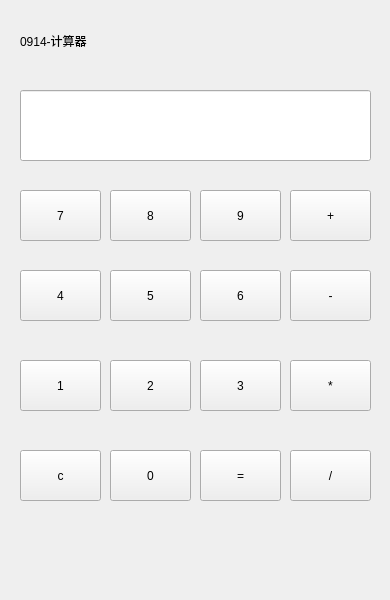
<?xml version="1.0" encoding="UTF-8"?>
<ui version="4.0">
 <class>Widget</class>
 <widget class="QWidget" name="Widget">
  <property name="geometry">
   <rect>
    <x>0</x>
    <y>0</y>
    <width>390</width>
    <height>600</height>
   </rect>
  </property>
  <property name="windowTitle">
   <string>Widget</string>
  </property>
  <widget class="QLineEdit" name="lineEdit_display">
   <property name="geometry">
    <rect>
     <x>20</x>
     <y>90</y>
     <width>351</width>
     <height>71</height>
    </rect>
   </property>
   <property name="readOnly">
    <bool>true</bool>
   </property>
  </widget>
  <widget class="QPushButton" name="pushButton_7">
   <property name="geometry">
    <rect>
     <x>20</x>
     <y>190</y>
     <width>81</width>
     <height>51</height>
    </rect>
   </property>
   <property name="text">
    <string>7</string>
   </property>
  </widget>
  <widget class="QPushButton" name="pushButton_8">
   <property name="geometry">
    <rect>
     <x>110</x>
     <y>190</y>
     <width>81</width>
     <height>51</height>
    </rect>
   </property>
   <property name="text">
    <string>8</string>
   </property>
  </widget>
  <widget class="QPushButton" name="pushButton_9">
   <property name="geometry">
    <rect>
     <x>200</x>
     <y>190</y>
     <width>81</width>
     <height>51</height>
    </rect>
   </property>
   <property name="text">
    <string>9</string>
   </property>
  </widget>
  <widget class="QPushButton" name="pushButton_add">
   <property name="geometry">
    <rect>
     <x>290</x>
     <y>190</y>
     <width>81</width>
     <height>51</height>
    </rect>
   </property>
   <property name="text">
    <string>+</string>
   </property>
  </widget>
  <widget class="QPushButton" name="pushButton_6">
   <property name="geometry">
    <rect>
     <x>200</x>
     <y>270</y>
     <width>81</width>
     <height>51</height>
    </rect>
   </property>
   <property name="text">
    <string>6</string>
   </property>
  </widget>
  <widget class="QPushButton" name="pushButton_sub">
   <property name="geometry">
    <rect>
     <x>290</x>
     <y>270</y>
     <width>81</width>
     <height>51</height>
    </rect>
   </property>
   <property name="text">
    <string>-</string>
   </property>
  </widget>
  <widget class="QPushButton" name="pushButton_5">
   <property name="geometry">
    <rect>
     <x>110</x>
     <y>270</y>
     <width>81</width>
     <height>51</height>
    </rect>
   </property>
   <property name="text">
    <string>5</string>
   </property>
  </widget>
  <widget class="QPushButton" name="pushButton_4">
   <property name="geometry">
    <rect>
     <x>20</x>
     <y>270</y>
     <width>81</width>
     <height>51</height>
    </rect>
   </property>
   <property name="text">
    <string>4</string>
   </property>
  </widget>
  <widget class="QPushButton" name="pushButton_3">
   <property name="geometry">
    <rect>
     <x>200</x>
     <y>360</y>
     <width>81</width>
     <height>51</height>
    </rect>
   </property>
   <property name="text">
    <string>3</string>
   </property>
  </widget>
  <widget class="QPushButton" name="pushButton_mul">
   <property name="geometry">
    <rect>
     <x>290</x>
     <y>360</y>
     <width>81</width>
     <height>51</height>
    </rect>
   </property>
   <property name="text">
    <string>*</string>
   </property>
  </widget>
  <widget class="QPushButton" name="pushButton_2">
   <property name="geometry">
    <rect>
     <x>110</x>
     <y>360</y>
     <width>81</width>
     <height>51</height>
    </rect>
   </property>
   <property name="text">
    <string>2</string>
   </property>
  </widget>
  <widget class="QPushButton" name="pushButton_1">
   <property name="geometry">
    <rect>
     <x>20</x>
     <y>360</y>
     <width>81</width>
     <height>51</height>
    </rect>
   </property>
   <property name="text">
    <string>1</string>
   </property>
  </widget>
  <widget class="QPushButton" name="pushButton_result">
   <property name="geometry">
    <rect>
     <x>200</x>
     <y>450</y>
     <width>81</width>
     <height>51</height>
    </rect>
   </property>
   <property name="text">
    <string>=</string>
   </property>
  </widget>
  <widget class="QPushButton" name="pushButton_div">
   <property name="geometry">
    <rect>
     <x>290</x>
     <y>450</y>
     <width>81</width>
     <height>51</height>
    </rect>
   </property>
   <property name="text">
    <string>/</string>
   </property>
  </widget>
  <widget class="QPushButton" name="pushButton_0">
   <property name="geometry">
    <rect>
     <x>110</x>
     <y>450</y>
     <width>81</width>
     <height>51</height>
    </rect>
   </property>
   <property name="text">
    <string>0</string>
   </property>
  </widget>
  <widget class="QPushButton" name="pushButton_del">
   <property name="geometry">
    <rect>
     <x>20</x>
     <y>450</y>
     <width>81</width>
     <height>51</height>
    </rect>
   </property>
   <property name="text">
    <string>c</string>
   </property>
  </widget>
  <widget class="QLabel" name="label">
   <property name="geometry">
    <rect>
     <x>20</x>
     <y>20</y>
     <width>101</width>
     <height>41</height>
    </rect>
   </property>
   <property name="text">
    <string>0914-计算器</string>
   </property>
  </widget>
 </widget>
 <resources/>
 <connections/>
</ui>
